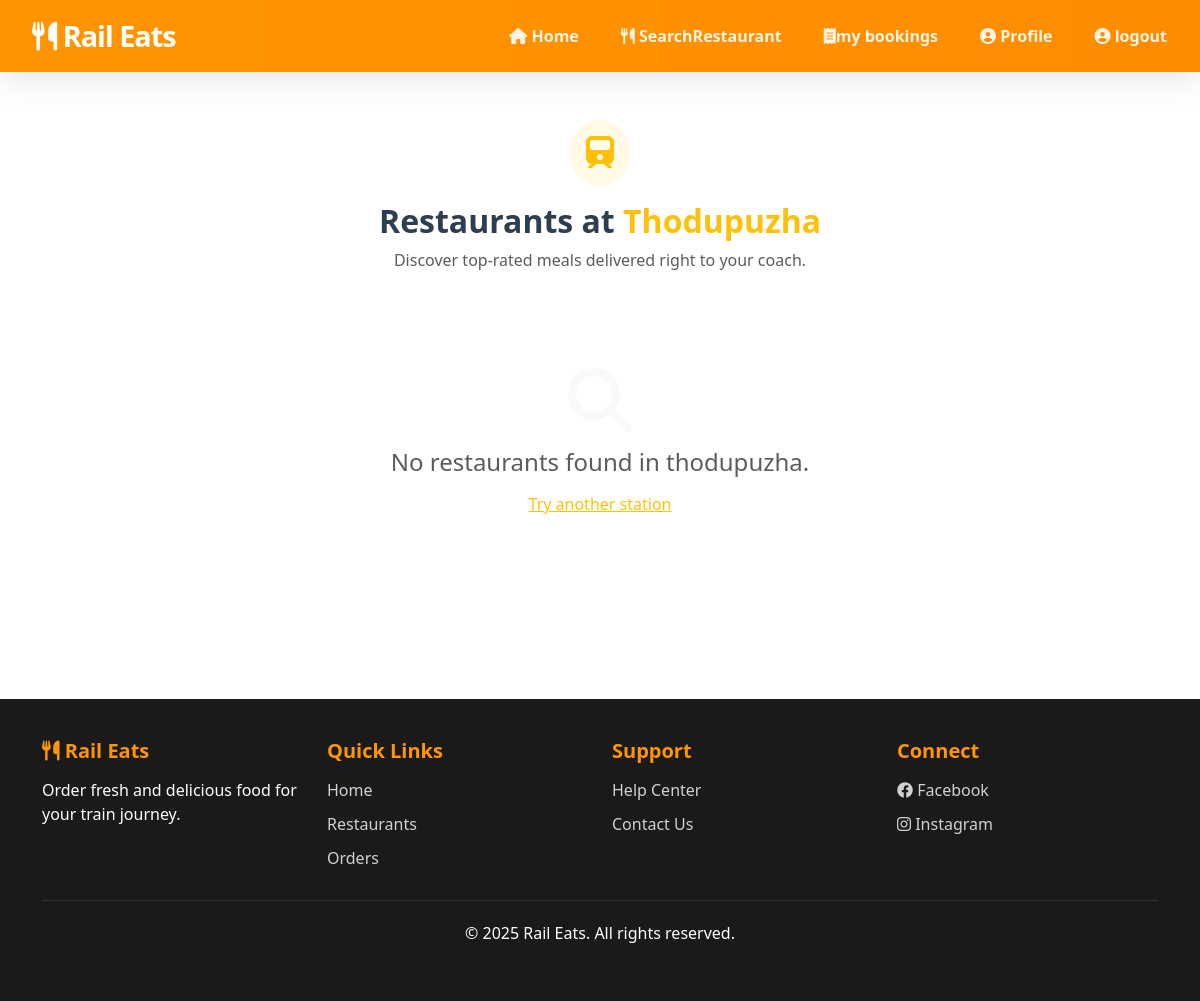
/User/foods-by-station/?station=thodupuzha, run on an earlier commit of the app's database.
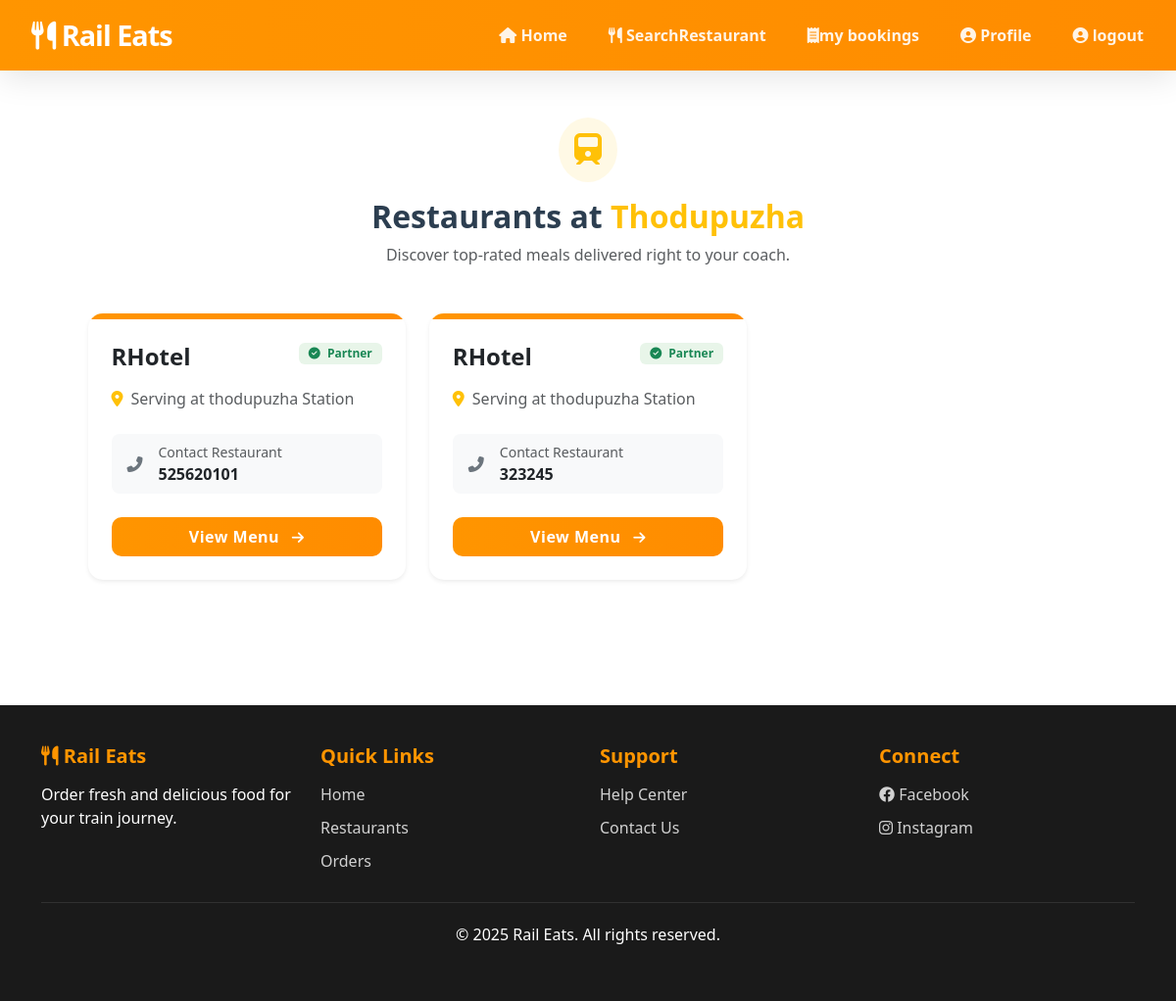
And on a later commit of the database.
### Guest/models.py (models this page shows, shortened)
class tbl_restaurant(models.Model):
    restaurant_name = models.CharField(max_length=100)
    owner_name = models.CharField(max_length=100)
    email = models.EmailField(unique=True)
    phone = models.CharField(max_length=15)
    station_name = models.CharField(max_length=100)
    station_code = models.CharField(max_length=10)
    address = models.TextField()
    password = models.CharField(max_length=255)
    status = models.IntegerField(default=0)

### User/views.py (the view)
# urls.py: path('foods-by-station/', views.foods_by_station, name='foods_by_station'),
def foods_by_station(request):
    station = request.GET.get('station')
    restaurants = tbl_restaurant.objects.filter(
        station_name__icontains=station,
        status=1
    )
    context = {
        'station': station,
        'restaurants': restaurants,
    }
    return render(request, 'User/selectRestaurant.html', context)

### User/Templates/User/selectRestaurant.html (shortened to what this page needs)
{% extends 'User/header.html' %}
{% block content %}
<div class="container py-5">
    <div class="row justify-content-center">
        <div class="col-lg-11">
            <div class="text-center mb-5">
                <div class="d-inline-block bg-warning bg-opacity-10 p-3 rounded-circle mb-3">
                    <i class="fas fa-train fa-2x text-warning"></i>
                </div>
                <h2 class="fw-bold">Restaurants at <span class="text-warning text-capitalize">{{ station }}</span></h2>
                <p class="text-muted">Discover top-rated meals delivered right to your coach.</p>
            </div>
            <div class="row g-4">
                {% for r in restaurants %}
                <div class="col-md-6 col-lg-4">
                    <div class="card h-100 border-0 shadow-sm restaurant-card" style="border-radius: 15px; overflow: hidden; transition: transform 0.3s ease;">
                        <div style="height: 6px; background: linear-gradient(90deg, #FF9500 0%, #ff8c00 100%);"></div>
                        <div class="card-body p-4">
                            <div class="d-flex justify-content-between align-items-start mb-3">
                                <h4 class="fw-bold mb-0 text-dark">{{ r.restaurant_name }}</h4>
                                <span class="badge bg-success-soft text-success">
                                    <i class="fas fa-check-circle me-1"></i> Partner
                                </span>
                            </div>
                            <p class="text-muted mb-4">
                                <i class="fas fa-map-marker-alt text-warning me-2"></i>Serving at {{ station }} Station
                            </p>
                            <div class="d-flex align-items-center mb-4 p-2 bg-light rounded-3">
                                <i class="fas fa-phone-alt text-secondary me-3 ms-2"></i>
                                <div>
                                    <small class="text-muted d-block">Contact Restaurant</small>
                                    <span class="fw-bold">{{ r.phone }}</span>
                                </div>
                            </div>
                            <div class="d-grid">
                                <a href="{% url 'wuser:view_food_items' r.id %}" class="btn-primary-custom text-center py-2 px-4 text-decoration-none">
                                    View Menu <i class="fas fa-arrow-right ms-2 small"></i>
                                </a>
                            </div>
                        </div>
                    </div>
                </div>
                {% empty %}
                <div class="col-12 text-center py-5">
                    <div class="mb-3">
                        <i class="fas fa-search fa-4x text-light"></i>
                    </div>
                    <h4 class="text-muted">No restaurants found in {{ station }}.</h4>
                    <a href="{% url 'wuser:select_station' %}" class="btn btn-link text-warning">Try another station</a>
                </div>
                {% endfor %}
            </div>
        </div>
    </div>
</div>
{% endblock %}

What changed in the data, as far as the page shows it:
added tbl_restaurant: restaurant_name "RHotel", station_name "thodupuzha", phone "525620101"
added tbl_restaurant: restaurant_name "RHotel", station_name "thodupuzha", phone "323245"
Also different on the page:
{{ station }}: "thodupuzha" → (not shown)
text no longer shown: "No restaurants found in . Try another station"
